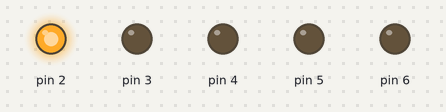
Bench run of a sketch on a simulated Arduino Uno, built with avr-gcc and run on an emulated ATmega328P. On the bench: output pins drawn as LEDs (lit = HIGH).

Above: at 0.05 s.
At 0.45 s:
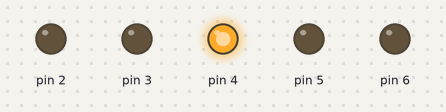
At 0.85 s:
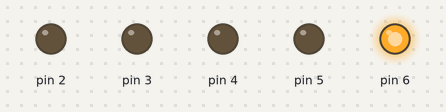
At 1.85 s:
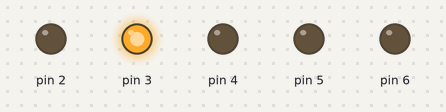
At 2.65 s:
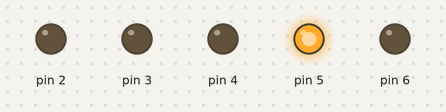
At 3.55 s:
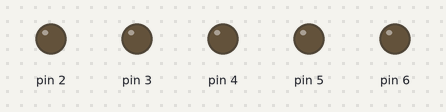
Timing chart, 0 to 3.9 s (numbered marks = the images above):
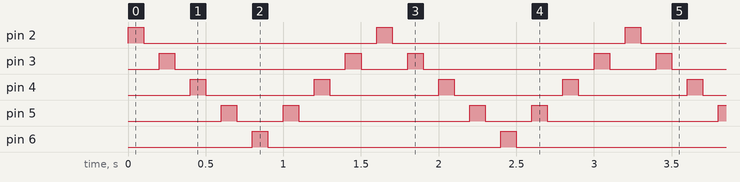

The sketch:

proj1_led_arduino.ino
```cpp
//Projekt numer 1- fala LED
void setup() {
  pinMode(2,OUTPUT);
  pinMode(3,OUTPUT);
  pinMode(4,OUTPUT);
  pinMode(5,OUTPUT);
  pinMode(6,OUTPUT);

}

void loop()
{
  int d = 100;

  for (int a = 2; a <7 ; a++)
  {
  digitalWrite(a,HIGH);
  delay(d);
  digitalWrite(a,LOW);
  delay(d);
  }
  for (int a = 5; a >2 ; a--)
  {
  digitalWrite(a,HIGH);
  delay(d);
  digitalWrite(a,LOW);
  delay(d);
  }
  /*
digitalWrite(3,HIGH);
delay(d);
digitalWrite(3,LOW);
digitalWrite(4,HIGH);
delay(d);
digitalWrite(4,LOW);
digitalWrite(5,HIGH);
delay(d);
digitalWrite(5,LOW);
digitalWrite(6,HIGH);
delay(d);
digitalWrite(6,LOW);
digitalWrite(5,HIGH);
delay(d);
digitalWrite(5,LOW);
digitalWrite(4,HIGH);
delay(d);
digitalWrite(4,LOW);
digitalWrite(3,HIGH);
delay(d);
digitalWrite(3,LOW);
digitalWrite(2,HIGH);
delay(d);
digitalWrite(2,LOW);
*/
}
```

Measured:
- by itself, pin 2, pin 6: alternates HIGH for 0.10 s and LOW for 1.5 s
- by itself, pin 3: repeats every 1.6 s: LOW 1.1 s, HIGH 0.10 s, LOW 0.30 s, HIGH 0.10 s
- by itself, pin 4: alternates HIGH for 0.10 s and LOW for 0.70 s
- by itself, pin 5: repeats every 1.6 s: LOW 0.30 s, HIGH 0.10 s, LOW 1.1 s, HIGH 0.10 s
